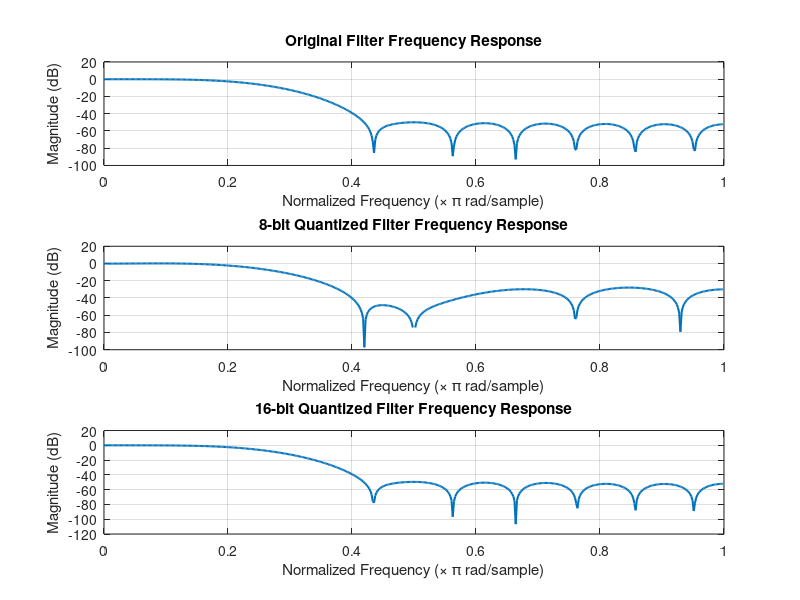

This chart was generated by the following MATLAB code: (Note: this script raises an error after producing the figure.)
% MATLAB Code to design a low-pass FIR filter and quantize its coefficients

% Clear workspace
clear; clc; close all;

% Design parameters
N = 20; % Filter order
fc = 0.25; % Normalized cutoff frequency (0.25 * Nyquist frequency)

% Design the low-pass FIR filter using Hamming window
b = fir1(N, fc, hamming(N + 1)); % FIR filter coefficients

% Display the original coefficients
disp('Original Filter Coefficients:');
disp(b);

% Quantization function
quantize_coefficients = @(coeffs, bits) round(coeffs * (2^(bits - 1) - 1)) / (2^(bits - 1) - 1);

% Quantize to 8-bit and 16-bit precision
b_8bit = quantize_coefficients(b, 7);
b_16bit = quantize_coefficients(b, 15);

% Display the quantized coefficients
disp('8-bit Quantized Filter Coefficients:');
disp(b_8bit);
disp('16-bit Quantized Filter Coefficients:');
disp(b_16bit);

% Frequency response of the original and quantized filters
[H_orig, F_orig] = freqz(b, 1, 512);
[H_8bit, F_8bit] = freqz(b_8bit, 1, 512);
[H_16bit, F_16bit] = freqz(b_16bit, 1, 512);

% Plotting the frequency responses
figure;
subplot(3,1,1);
plot(F_orig/pi, 20*log10(abs(H_orig)), 'LineWidth', 1.5);
title('Original Filter Frequency Response');
xlabel('Normalized Frequency (\times \pi rad/sample)');
ylabel('Magnitude (dB)');
grid on;

subplot(3,1,2);
plot(F_8bit/pi, 20*log10(abs(H_8bit)), 'LineWidth', 1.5);
title('8-bit Quantized Filter Frequency Response');
xlabel('Normalized Frequency (\times \pi rad/sample)');
ylabel('Magnitude (dB)');
grid on;

subplot(3,1,3);
plot(F_16bit/pi, 20*log10(abs(H_16bit)), 'LineWidth', 1.5);
title('16-bit Quantized Filter Frequency Response');
xlabel('Normalized Frequency (\times \pi rad/sample)');
ylabel('Magnitude (dB)');
grid on;

% Show the figure
sgtitle('Frequency Response Comparison of Original and Quantized Filters');